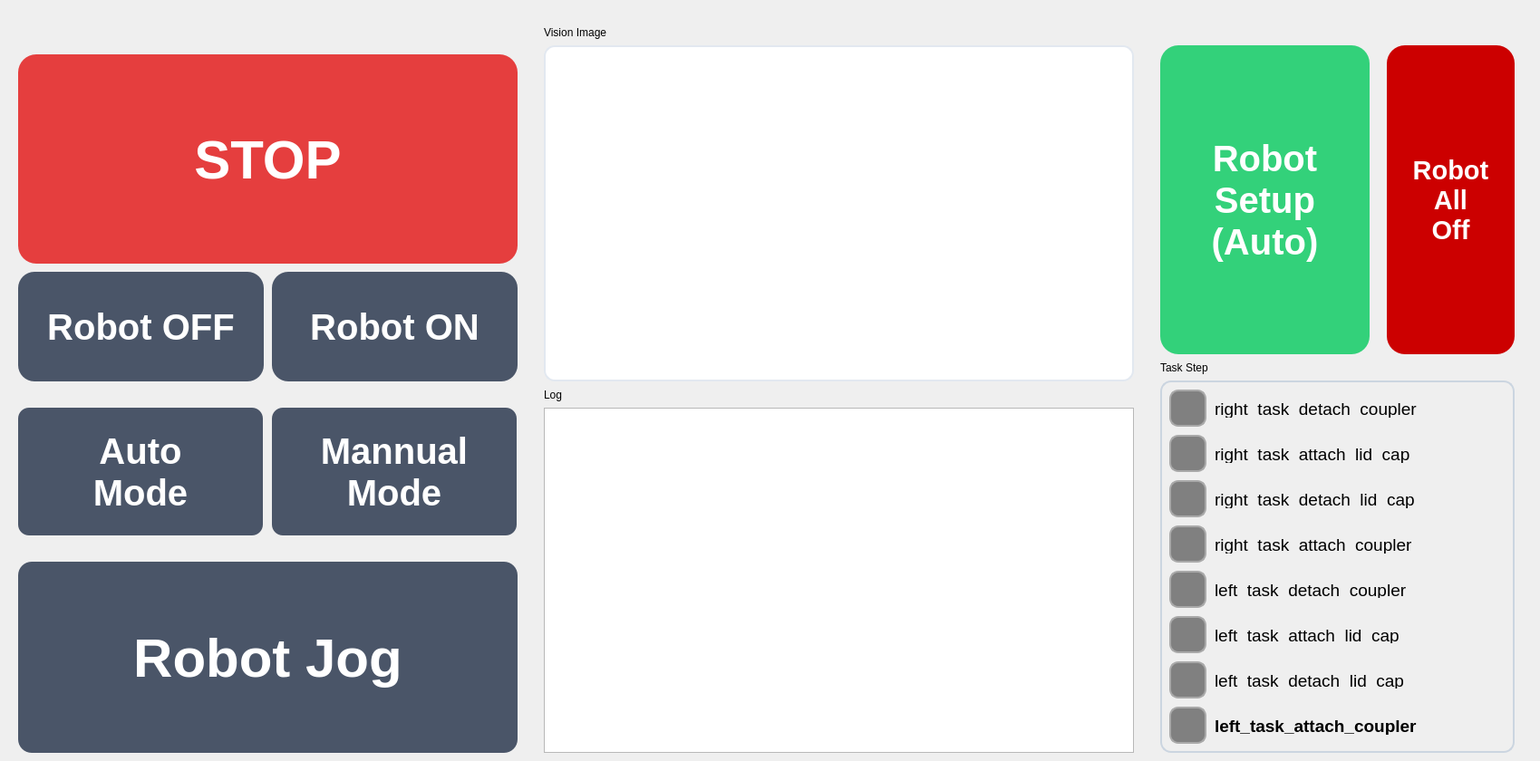
    <widget class="QWidget" name="tab_quick_launch">
     <attribute name="title">
      <string>Quick Launch</string>
     </attribute>
     <widget class="QTextEdit" name="textEdit_log">
      <property name="geometry">
       <rect>
        <x>600</x>
        <y>450</y>
        <width>651</width>
        <height>381</height>
       </rect>
      </property>
      <property name="font">
       <font>
        <family>Consolas</family>
        <pointsize>-1</pointsize>
       </font>
      </property>
      <property name="styleSheet">
       <string>font-size:24px;</string>
      </property>
     </widget>
     <widget class="QPushButton" name="pushButton_doRobotHandling">
      <property name="enabled">
       <bool>true</bool>
      </property>
      <property name="geometry">
       <rect>
        <x>20</x>
        <y>620</y>
        <width>551</width>
        <height>211</height>
       </rect>
      </property>
      <property name="font">
       <font>
        <family>Segoe UI</family>
        <pointsize>45</pointsize>
        <weight>75</weight>
        <bold>true</bold>
       </font>
      </property>
      <property name="styleSheet">
       <string>
QPushButton {
    background: #4a5568;
    color: white;
    border: none;
    border-radius: 15px;
    font-weight: bold;
    padding: 15px;
    
}
QPushButton:hover {
    background: #2d3748;
    
    
}
QPushButton:pressed {
    background: #1a202c;
    
}
       </string>
      </property>
      <property name="text">
       <string>Robot Jog</string>
      </property>
     </widget>
     <widget class="QPushButton" name="pushButton_auto_mode">
      <property name="geometry">
       <rect>
        <x>20</x>
        <y>450</y>
        <width>270</width>
        <height>141</height>
       </rect>
      </property>
      <property name="font">
       <font>
        <family>Segoe UI</family>
        <pointsize>30</pointsize>
        <weight>75</weight>
        <bold>true</bold>
       </font>
      </property>
      <property name="styleSheet">
       <string>
QPushButton {
    background: #4a5568;
    color: white;
    border: none;
    border-radius: 12px;
    font-weight: bold;
    padding: 12px;
}
QPushButton:hover {
    background: #2d3748;
}
QPushButton:pressed {
    background: #1a202c;
}
       </string>
      </property>
      <property name="text">
       <string>Auto
Mode</string>
      </property>
     </widget>
     <widget class="QPushButton" name="pushButton_manual_mode">
      <property name="geometry">
       <rect>
        <x>300</x>
        <y>450</y>
        <width>270</width>
        <height>141</height>
       </rect>
      </property>
      <property name="font">
       <font>
        <family>Segoe UI</family>
        <pointsize>30</pointsize>
        <weight>75</weight>
        <bold>true</bold>
       </font>
      </property>
      <property name="styleSheet">
       <string>
QPushButton {
    background: #4a5568;
    color: white;
    border: none;
    border-radius: 12px;
    font-weight: bold;
    padding: 12px;
}
QPushButton:hover {
    background: #2d3748;
}
QPushButton:pressed {
    background: #1a202c;
}
       </string>
      </property>
      <property name="text">
       <string>Mannual
Mode</string>
      </property>
     </widget>
     <widget class="QPushButton" name="pushButton_RobotON">
      <property name="geometry">
       <rect>
        <x>300</x>
        <y>300</y>
        <width>271</width>
        <height>121</height>
       </rect>
      </property>
      <property name="font">
       <font>
        <family>Segoe UI</family>
        <pointsize>30</pointsize>
        <weight>75</weight>
        <bold>true</bold>
       </font>
      </property>
      <property name="styleSheet">
       <string>
QPushButton {
    background: #4a5568;
    color: white;
    border: none;
    border-radius: 18px;
    font-weight: bold;
    padding: 15px;
    
}
QPushButton:hover {
    background: #2d3748;
    
    
}
       </string>
      </property>
      <property name="text">
       <string>Robot ON</string>
      </property>
     </widget>
     <widget class="QPushButton" name="pushButton_RobotOFF">
      <property name="geometry">
       <rect>
        <x>20</x>
        <y>300</y>
        <width>271</width>
        <height>121</height>
       </rect>
      </property>
      <property name="font">
       <font>
        <family>Segoe UI</family>
        <pointsize>30</pointsize>
        <weight>75</weight>
        <bold>true</bold>
       </font>
      </property>
      <property name="styleSheet">
       <string>
QPushButton {
    background: #4a5568;
    color: white;
    border: none;
    border-radius: 18px;
    font-weight: bold;
    padding: 15px;
    
}
QPushButton:hover {
    background: #2d3748;
    
    
}
       </string>
      </property>
      <property name="text">
       <string>Robot OFF</string>
      </property>
     </widget>
     <widget class="QLabel" name="label_image_viewer">
      <property name="geometry">
       <rect>
        <x>600</x>
        <y>50</y>
        <width>651</width>
        <height>371</height>
       </rect>
      </property>
      <property name="styleSheet">
       <string>
QLabel {
    background: white;
    border: 2px solid #e2e8f0;
    border-radius: 12px;
    color: #a0aec0;
}
       </string>
      </property>
      <property name="frameShape">
       <enum>QFrame::WinPanel</enum>
      </property>
      <property name="frameShadow">
       <enum>QFrame::Sunken</enum>
      </property>
      <property name="text">
       <string/>
      </property>
     </widget>
     <widget class="QLabel" name="label_2">
      <property name="geometry">
       <rect>
        <x>600</x>
        <y>20</y>
        <width>111</width>
        <height>31</height>
       </rect>
      </property>
      <property name="text">
       <string>Vision Image</string>
      </property>
     </widget>
     <widget class="QLabel" name="label">
      <property name="geometry">
       <rect>
        <x>600</x>
        <y>420</y>
        <width>41</width>
        <height>31</height>
       </rect>
      </property>
      <property name="text">
       <string>Log</string>
      </property>
     </widget>
     <widget class="QPushButton" name="pushButton_stop">
      <property name="geometry">
       <rect>
        <x>20</x>
        <y>60</y>
        <width>551</width>
        <height>231</height>
       </rect>
      </property>
      <property name="font">
       <font>
        <family>Segoe UI</family>
        <pointsize>45</pointsize>
        <weight>75</weight>
        <bold>true</bold>
       </font>
      </property>
      <property name="styleSheet">
       <string>
QPushButton {
    background: #e53e3e;
    color: white;
    border: none;
    border-radius: 20px;
    font-weight: bold;
    padding: 20px;
    
}
QPushButton:hover {
    background: #c53030;
    
    
}
       </string>
      </property>
      <property name="text">
       <string>STOP</string>
      </property>
     </widget>
     <widget class="QLabel" name="label_18">
      <property name="geometry">
       <rect>
        <x>1280</x>
        <y>390</y>
        <width>111</width>
        <height>31</height>
       </rect>
      </property>
      <property name="text">
       <string>Task Step</string>
      </property>
     </widget>
     <widget class="QLabel" name="label_status_right_detach_coupler">
      <property name="geometry">
       <rect>
        <x>1290</x>
        <y>430</y>
        <width>41</width>
        <height>41</height>
       </rect>
      </property>
      <property name="styleSheet">
       <string>background-color: gray; border: 2px solid darkgray; border-radius: 10px;</string>
      </property>
     </widget>
     <widget class="QLabel" name="label_text_right_detach_coupler">
      <property name="geometry">
       <rect>
        <x>1340</x>
        <y>440</y>
        <width>350</width>
        <height>21</height>
       </rect>
      </property>
      <property name="text">
       <string>&lt;html&gt;&lt;head/&gt;&lt;body&gt;&lt;p&gt;&lt;span style=&quot; font-size:14pt;&quot;&gt;right_task_detach_coupler&lt;/span&gt;&lt;/p&gt;&lt;/body&gt;&lt;/html&gt;</string>
      </property>
     </widget>
     <widget class="QLabel" name="label_status_right_attach_lid_cap">
      <property name="geometry">
       <rect>
        <x>1290</x>
        <y>480</y>
        <width>41</width>
        <height>41</height>
       </rect>
      </property>
      <property name="styleSheet">
       <string>background-color: gray; border: 2px solid darkgray; border-radius: 10px;</string>
      </property>
     </widget>
     <widget class="QLabel" name="label_text_right_attach_lid_cap">
      <property name="geometry">
       <rect>
        <x>1340</x>
        <y>490</y>
        <width>350</width>
        <height>21</height>
       </rect>
      </property>
      <property name="text">
       <string>&lt;html&gt;&lt;head/&gt;&lt;body&gt;&lt;p&gt;&lt;span style=&quot; font-size:14pt;&quot;&gt;right_task_attach_lid_cap&lt;/span&gt;&lt;/p&gt;&lt;/body&gt;&lt;/html&gt;</string>
      </property>
     </widget>
     <widget class="QLabel" name="label_status_right_detach_lid_cap">
      <property name="geometry">
       <rect>
        <x>1290</x>
        <y>530</y>
        <width>41</width>
        <height>41</height>
       </rect>
      </property>
      <property name="styleSheet">
       <string>background-color: gray; border: 2px solid darkgray; border-radius: 10px;</string>
      </property>
     </widget>
     <widget class="QLabel" name="label_text_right_detach_lid_cap">
      <property name="geometry">
       <rect>
        <x>1340</x>
        <y>540</y>
        <width>350</width>
        <height>21</height>
       </rect>
      </property>
      <property name="text">
       <string>&lt;html&gt;&lt;head/&gt;&lt;body&gt;&lt;p&gt;&lt;span style=&quot; font-size:14pt;&quot;&gt;right_task_detach_lid_cap&lt;/span&gt;&lt;/p&gt;&lt;/body&gt;&lt;/html&gt;</string>
      </property>
     </widget>
     <widget class="QLabel" name="label_status_right_attach_coupler">
      <property name="geometry">
       <rect>
        <x>1290</x>
        <y>580</y>
        <width>41</width>
        <height>41</height>
       </rect>
      </property>
      <property name="styleSheet">
       <string>background-color: gray; border: 2px solid darkgray; border-radius: 10px;</string>
      </property>
     </widget>
     <widget class="QLabel" name="label_text_right_attach_coupler">
      <property name="geometry">
       <rect>
        <x>1340</x>
        <y>590</y>
        <width>350</width>
        <height>21</height>
       </rect>
      </property>
      <property name="text">
       <string>&lt;html&gt;&lt;head/&gt;&lt;body&gt;&lt;p&gt;&lt;span style=&quot; font-size:14pt;&quot;&gt;right_task_attach_coupler&lt;/span&gt;&lt;/p&gt;&lt;/body&gt;&lt;/html&gt;</string>
      </property>
     </widget>
     <widget class="QLabel" name="label_status_left_detach_coupler">
      <property name="geometry">
       <rect>
        <x>1290</x>
        <y>630</y>
        <width>41</width>
        <height>41</height>
       </rect>
      </property>
      <property name="styleSheet">
       <string>background-color: gray; border: 2px solid darkgray; border-radius: 10px;</string>
      </property>
     </widget>
     <widget class="QLabel" name="label_text_left_detach_coupler">
      <property name="geometry">
       <rect>
        <x>1340</x>
        <y>640</y>
        <width>350</width>
        <height>20</height>
       </rect>
      </property>
      <property name="text">
       <string>&lt;html&gt;&lt;head/&gt;&lt;body&gt;&lt;p&gt;&lt;span style=&quot; font-size:14pt;&quot;&gt;left_task_detach_coupler&lt;/span&gt;&lt;/p&gt;&lt;/body&gt;&lt;/html&gt;</string>
      </property>
     </widget>
     <widget class="QLabel" name="label_status_left_attach_lid_cap">
      <property name="geometry">
       <rect>
        <x>1290</x>
        <y>680</y>
        <width>41</width>
        <height>41</height>
       </rect>
      </property>
      <property name="styleSheet">
       <string>background-color: gray; border: 2px solid darkgray; border-radius: 10px;</string>
      </property>
     </widget>
     <widget class="QLabel" name="label_text_left_attach_lid_cap">
      <property name="geometry">
       <rect>
        <x>1340</x>
        <y>690</y>
        <width>350</width>
        <height>20</height>
       </rect>
      </property>
      <property name="text">
       <string>&lt;html&gt;&lt;head/&gt;&lt;body&gt;&lt;p&gt;&lt;span style=&quot; font-size:14pt;&quot;&gt;left_task_attach_lid_cap&lt;/span&gt;&lt;/p&gt;&lt;/body&gt;&lt;/html&gt;</string>
      </property>
     </widget>
     <widget class="QLabel" name="label_status_left_detach_lid_cap">
      <property name="geometry">
       <rect>
        <x>1290</x>
        <y>730</y>
        <width>41</width>
        <height>41</height>
       </rect>
      </property>
      <property name="styleSheet">
       <string>background-color: gray; border: 2px solid darkgray; border-radius: 10px;</string>
      </property>
     </widget>
     <widget class="QLabel" name="label_text_left_detach_lid_cap">
      <property name="geometry">
       <rect>
        <x>1340</x>
        <y>740</y>
        <width>350</width>
        <height>20</height>
       </rect>
      </property>
      <property name="text">
       <string>&lt;html&gt;&lt;head/&gt;&lt;body&gt;&lt;p&gt;&lt;span style=&quot; font-size:14pt;&quot;&gt;left_task_detach_lid_cap&lt;/span&gt;&lt;/p&gt;&lt;/body&gt;&lt;/html&gt;</string>
      </property>
     </widget>
     <widget class="QLabel" name="label_status_left_attach_coupler">
      <property name="geometry">
       <rect>
        <x>1290</x>
        <y>780</y>
        <width>41</width>
        <height>41</height>
       </rect>
      </property>
      <property name="styleSheet">
       <string>background-color: gray; border: 2px solid darkgray; border-radius: 10px;</string>
      </property>
     </widget>
     <widget class="QLabel" name="label_text_left_attach_coupler">
      <property name="geometry">
       <rect>
        <x>1340</x>
        <y>790</y>
        <width>350</width>
        <height>21</height>
       </rect>
      </property>
      <property name="font">
       <font>
        <family>Segoe UI</family>
        <pointsize>-1</pointsize>
        <weight>75</weight>
        <bold>true</bold>
       </font>
      </property>
      <property name="text">
       <string>&lt;html&gt;&lt;head/&gt;&lt;body&gt;&lt;p&gt;&lt;span style=&quot; font-size:14pt;&quot;&gt;left_task_attach_coupler&lt;/span&gt;&lt;/p&gt;&lt;/body&gt;&lt;/html&gt;</string>
      </property>
     </widget>
     <widget class="QFrame" name="task_frame">
      <property name="geometry">
       <rect>
        <x>1280</x>
        <y>420</y>
        <width>391</width>
        <height>411</height>
       </rect>
      </property>
      <property name="styleSheet">
       <string>border: 2px solid #cbd5e0; border-radius: 12px;</string>
      </property>
      <property name="frameShape">
       <enum>QFrame::NoFrame</enum>
      </property>
      <property name="frameShadow">
       <enum>QFrame::Plain</enum>
      </property>
     </widget>
     <widget class="QPushButton" name="pushButton_robot_auto_setup">
      <property name="geometry">
       <rect>
        <x>1280</x>
        <y>50</y>
        <width>231</width>
        <height>341</height>
       </rect>
      </property>
      <property name="font">
       <font>
        <family>Segoe UI</family>
        <pointsize>30</pointsize>
        <weight>75</weight>
        <bold>true</bold>
       </font>
      </property>
      <property name="styleSheet">
       <string notr="true">
QPushButton {
    background: rgb(51, 209, 122);
    color: white;
    border: none;
    border-radius: 20px;
    font-weight: bold;
    padding: 20px;
    
}
QPushButton:hover {
    background: #c53030;
    
    
}
       </string>
      </property>
      <property name="text">
       <string>Robot
Setup
(Auto)</string>
      </property>
     </widget>
     <widget class="QPushButton" name="pushButton_robot_auto_off">
      <property name="geometry">
       <rect>
        <x>1530</x>
        <y>50</y>
        <width>141</width>
        <height>341</height>
       </rect>
      </property>
      <property name="palette">
       <palette>
        <active>
         <colorrole role="WindowText">
          <brush brushstyle="SolidPattern">
           <color alpha="255">
            <red>255</red>
            <green>255</green>
            <blue>255</blue>
           </color>
          </brush>
         </colorrole>
         <colorrole role="Button">
          <brush brushstyle="SolidPattern">
           <color alpha="255">
            <red>204</red>
            <green>0</green>
            <blue>0</blue>
           </color>
          </brush>
         </colorrole>
         <colorrole role="Text">
          <brush brushstyle="SolidPattern">
           <color alpha="255">
            <red>255</red>
            <green>255</green>
            <blue>255</blue>
           </color>
          </brush>
         </colorrole>
         <colorrole role="ButtonText">
          <brush brushstyle="SolidPattern">
           <color alpha="255">
            <red>255</red>
            <green>255</green>
            <blue>255</blue>
           </color>
          </brush>
         </colorrole>
         <colorrole role="Base">
          <brush brushstyle="SolidPattern">
           <color alpha="255">
            <red>204</red>
            <green>0</green>
            <blue>0</blue>
           </color>
          </brush>
         </colorrole>
         <colorrole role="Window">
          <brush brushstyle="SolidPattern">
           <color alpha="255">
            <red>204</red>
            <green>0</green>
            <blue>0</blue>
           </color>
          </brush>
         </colorrole>
         <colorrole role="PlaceholderText">
          <brush brushstyle="SolidPattern">
           <color alpha="255">
            <red>255</red>
            <green>255</green>
            <blue>255</blue>
           </color>
          </brush>
         </colorrole>
        </active>
        <inactive>
         <colorrole role="WindowText">
          <brush brushstyle="SolidPattern">
           <color alpha="255">
            <red>255</red>
            <green>255</green>
            <blue>255</blue>
           </color>
          </brush>
         </colorrole>
         <colorrole role="Button">
          <brush brushstyle="SolidPattern">
           <color alpha="255">
            <red>204</red>
            <green>0</green>
            <blue>0</blue>
           </color>
          </brush>
         </colorrole>
         <colorrole role="Text">
          <brush brushstyle="SolidPattern">
           <color alpha="255">
            <red>255</red>
            <green>255</green>
            <blue>255</blue>
           </color>
          </brush>
         </colorrole>
         <colorrole role="ButtonText">
          <brush brushstyle="SolidPattern">
           <color alpha="255">
            <red>255</red>
            <green>255</green>
            <blue>255</blue>
           </color>
          </brush>
         </colorrole>
         <colorrole role="Base">
          <brush brushstyle="SolidPattern">
           <color alpha="255">
            <red>204</red>
            <green>0</green>
            <blue>0</blue>
           </color>
          </brush>
         </colorrole>
         <colorrole role="Window">
          <brush brushstyle="SolidPattern">
           <color alpha="255">
            <red>204</red>
            <green>0</green>
            <blue>0</blue>
           </color>
          </brush>
         </colorrole>
         <colorrole role="PlaceholderText">
          <brush brushstyle="SolidPattern">
           <color alpha="255">
            <red>255</red>
            <green>255</green>
            <blue>255</blue>
           </color>
          </brush>
         </colorrole>
        </inactive>
        <disabled>
         <colorrole role="WindowText">
          <brush brushstyle="SolidPattern">
           <color alpha="255">
            <red>255</red>
            <green>255</green>
            <blue>255</blue>
           </color>
          </brush>
         </colorrole>
         <colorrole role="Button">
          <brush brushstyle="SolidPattern">
           <color alpha="255">
            <red>204</red>
            <green>0</green>
            <blue>0</blue>
           </color>
          </brush>
         </colorrole>
         <colorrole role="Text">
          <brush brushstyle="SolidPattern">
           <color alpha="255">
            <red>255</red>
            <green>255</green>
            <blue>255</blue>
           </color>
          </brush>
         </colorrole>
         <colorrole role="ButtonText">
          <brush brushstyle="SolidPattern">
           <color alpha="255">
            <red>255</red>
            <green>255</green>
            <blue>255</blue>
           </color>
          </brush>
         </colorrole>
         <colorrole role="Base">
          <brush brushstyle="SolidPattern">
           <color alpha="255">
            <red>204</red>
            <green>0</green>
            <blue>0</blue>
           </color>
          </brush>
         </colorrole>
         <colorrole role="Window">
          <brush brushstyle="SolidPattern">
           <color alpha="255">
            <red>204</red>
            <green>0</green>
            <blue>0</blue>
           </color>
          </brush>
         </colorrole>
         <colorrole role="PlaceholderText">
          <brush brushstyle="SolidPattern">
           <color alpha="255">
            <red>255</red>
            <green>255</green>
            <blue>255</blue>
           </color>
          </brush>
         </colorrole>
        </disabled>
       </palette>
      </property>
      <property name="font">
       <font>
        <family>Segoe UI</family>
        <pointsize>22</pointsize>
        <weight>75</weight>
        <bold>true</bold>
       </font>
      </property>
      <property name="styleSheet">
       <string notr="true">
QPushButton {
    background: rgb(204, 0, 0);
    color: white;
    border: none;
    border-radius: 20px;
    font-weight: bold;
    padding: 20px;
    
}
QPushButton:hover {
    background: #c53030;
    
    
}
       </string>
      </property>
      <property name="text">
       <string>Robot
All
Off</string>
      </property>
     </widget>
    </widget>
